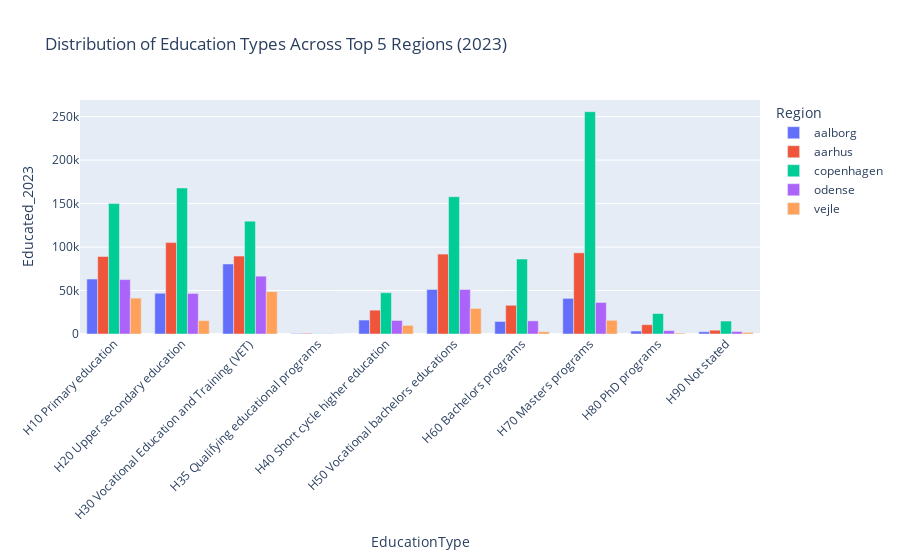

The notebook cell saved with this chart:
### Markdown cell above
## What Are People Studying?

So far, we’ve seen **where** people are getting educated. But what about **what** they’re studying?

Understanding which types of education dominate in each region can offer insight into **regional economies, labor market demands, and institutional specializations**.

To explore this, we break down the top 5 most educated regions by **education type** in 2023.

### Code cell
import pandas as pd
import plotly.express as px

# Load and prepare dataset
df_total = pd.read_excel("Database.xlsx")
df_total["Region"] = df_total["Region"].str.strip().str.lower()

# Select relevant columns
edu_by_type = df_total[["Region", "Education", "2023"]].copy()
edu_by_type.columns = ["Region", "EducationType", "Educated_2023"]

# Group by region and education type
region_type_totals = edu_by_type.groupby(["Region", "EducationType"]).sum().reset_index()

# Focus on top 5 regions by total educated population
top_regions = df_total.groupby("Region")["2023"].sum().sort_values(ascending=False).head(5).index.tolist()
filtered = region_type_totals[region_type_totals["Region"].isin(top_regions)]

# Plot interactive grouped bar chart
fig = px.bar(
    filtered,
    x="EducationType",
    y="Educated_2023",
    color="Region",
    barmode="group",
    title="Distribution of Education Types Across Top 5 Regions (2023)"
)

fig.update_layout(xaxis_tickangle=-45)
fig.write_html("Distribution of Education Types Across Top 5 regions.html")
fig.show()

### Figure 1 — Plotly figure (JSON) as saved in the notebook; plotly's stock layout.template omitted (floating-point values rounded to 4 significant figures)
{"data": [{"alignmentgroup": "True", "hovertemplate": "Region=aalborg<br>EducationType=%{x}<br>Educated_2023=%{y}<extra></extra>", "legendgroup": "aalborg", "marker": {"color": "#636efa", "pattern": {"shape": ""}}, "name": "aalborg", "offsetgroup": "aalborg", "orientation": "v", "showlegend": true, "textposition": "auto", "type": "bar", "x": ["H10 Primary education", "H20 Upper secondary education", "H30 Vocational Education and Training (VET)", "H35 Qualifying educational programs", "H40 Short cycle higher education", "H50 Vocational bachelors educations", "H60 Bachelors programs", "H70 Masters programs", "H80 PhD programs", "H90 Not stated"], "xaxis": "x", "y": [63216, 46866, 80532, 568, 16044, 51208, 14388, 40990, 3412, 2602], "yaxis": "y"}, {"alignmentgroup": "True", "hovertemplate": "Region=aarhus<br>EducationType=%{x}<br>Educated_2023=%{y}<extra></extra>", "legendgroup": "aarhus", "marker": {"color": "#EF553B", "pattern": {"shape": ""}}, "name": "aarhus", "offsetgroup": "aarhus", "orientation": "v", "showlegend": true, "textposition": "auto", "type": "bar", "x": ["H10 Primary education", "H20 Upper secondary education", "H30 Vocational Education and Training (VET)", "H35 Qualifying educational programs", "H40 Short cycle higher education", "H50 Vocational bachelors educations", "H60 Bachelors programs", "H70 Masters programs", "H80 PhD programs", "H90 Not stated"], "xaxis": "x", "y": [89166, 105120, 89674, 732, 27440, 91912, 33042, 93372, 10694, 4364], "yaxis": "y"}, {"alignmentgroup": "True", "hovertemplate": "Region=copenhagen<br>EducationType=%{x}<br>Educated_2023=%{y}<extra></extra>", "legendgroup": "copenhagen", "marker": {"color": "#00cc96", "pattern": {"shape": ""}}, "name": "copenhagen", "offsetgroup": "copenhagen", "orientation": "v", "showlegend": true, "textposition": "auto", "type": "bar", "x": ["H10 Primary education", "H20 Upper secondary education", "H30 Vocational Education and Training (VET)", "H35 Qualifying educational programs", "H40 Short cycle higher education", "H50 Vocational bachelors educations", "H60 Bachelors programs", "H70 Masters programs", "H80 PhD programs", "H90 Not stated"], "xaxis": "x", "y": [150046, 167962, 129832, 264, 47502, 157938, 86256, 255722, 23554, 14884], "yaxis": "y"}, {"alignmentgroup": "True", "hovertemplate": "Region=odense<br>EducationType=%{x}<br>Educated_2023=%{y}<extra></extra>", "legendgroup": "odense", "marker": {"color": "#ab63fa", "pattern": {"shape": ""}}, "name": "odense", "offsetgroup": "odense", "orientation": "v", "showlegend": true, "textposition": "auto", "type": "bar", "x": ["H10 Primary education", "H20 Upper secondary education", "H30 Vocational Education and Training (VET)", "H35 Qualifying educational programs", "H40 Short cycle higher education", "H50 Vocational bachelors educations", "H60 Bachelors programs", "H70 Masters programs", "H80 PhD programs", "H90 Not stated"], "xaxis": "x", "y": [62616, 46632, 66528, 318, 15574, 51200, 15094, 36276, 3894, 2894], "yaxis": "y"}, {"alignmentgroup": "True", "hovertemplate": "Region=vejle<br>EducationType=%{x}<br>Educated_2023=%{y}<extra></extra>", "legendgroup": "vejle", "marker": {"color": "#FFA15A", "pattern": {"shape": ""}}, "name": "vejle", "offsetgroup": "vejle", "orientation": "v", "showlegend": true, "textposition": "auto", "type": "bar", "x": ["H10 Primary education", "H20 Upper secondary education", "H30 Vocational Education and Training (VET)", "H35 Qualifying educational programs", "H40 Short cycle higher education", "H50 Vocational bachelors educations", "H60 Bachelors programs", "H70 Masters programs", "H80 PhD programs", "H90 Not stated"], "xaxis": "x", "y": [41294, 15382, 48720, 60, 9854, 29430, 2616, 15782, 972, 1796], "yaxis": "y"}], "layout": {"barmode": "group", "legend": {"title": {"text": "Region"}, "tracegroupgap": 0}, "title": {"text": "Distribution of Education Types Across Top 5 Regions (2023)"}, "xaxis": {"anchor": "y", "domain": [0, 1], "tickangle": -45, "title": {"text": "EducationType"}}, "yaxis": {"anchor": "x", "domain": [0, 1], "title": {"text": "Educated_2023"}}}}
